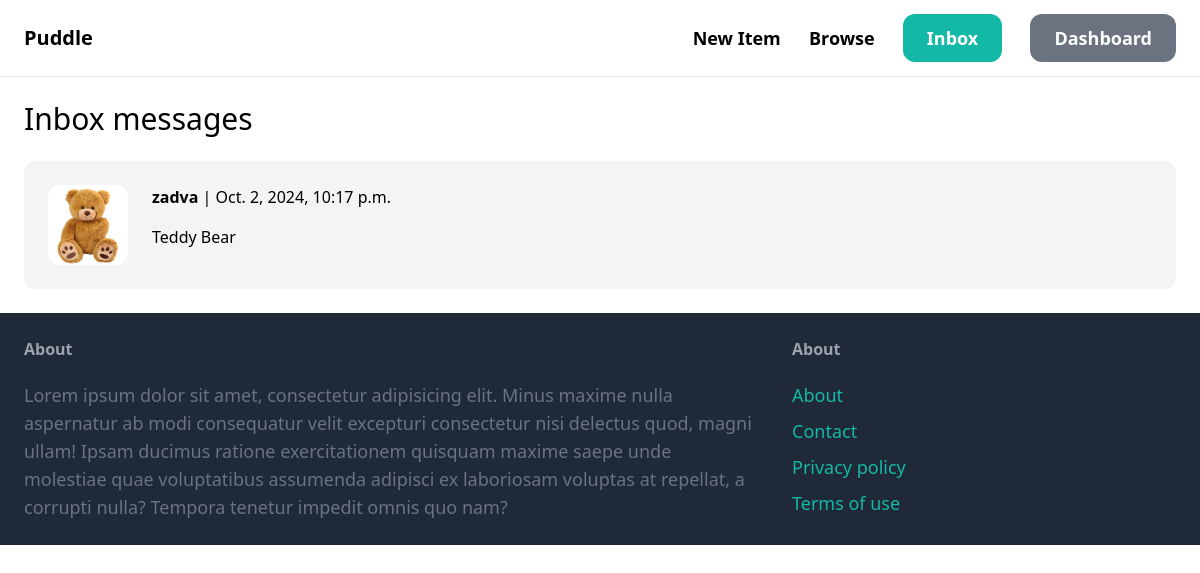
The page /inbox/ (signed in) on the database its author committed.
### conversation/models.py (models this page shows)
class Conversation(models.Model):
    item = models.ForeignKey(Item, related_name='conversations', on_delete=models.CASCADE)
    members = models.ManyToManyField(User, related_name='conversations')
    created_at = models.DateTimeField(auto_now_add=True)
    modified_at = models.DateTimeField(auto_now=True)
    class Meta:
        ordering = ('-modified_at',)

### item/models.py (models this page shows, shortened)
class Item(models.Model):
    category = models.ForeignKey(Category, related_name='items', on_delete=models.CASCADE)
    name = models.CharField(max_length=255)
    description = models.TextField(blank=True, null=True)
    price = models.FloatField()
    image = models.ImageField(upload_to='item_images', blank=True, null=True)
    is_sold = models.BooleanField(default=False)
    created_by = models.ForeignKey(User, related_name='items', on_delete=models.CASCADE)
    created_at = models.DateTimeField(auto_now_add=True)

### conversation/views.py (the view)
# urls.py: path('', views.inbox, name='inbox'),
@login_required
def inbox(request):
     conversations = Conversation.objects.filter(members__in=[request.user.id])
     return render(request, 'conversation/inbox.html', {
         'conversations':conversations
     })

### conversation/templates/conversation/inbox.html (shortened to what this page needs)
{% extends 'core/base.html' %}
{% block content %}
    <h1 class="mb-6 text-3xl">Inbox messages</h1>
    <div class="space-y-6">
        {% for conversation in conversations %}
            <a href="{% url 'conversation:detail' conversation.id %}">
                <div class="p-6 flex bg-gray-100 rounded-xl">
                    <div class="pr-6">
                        <img src="{{ conversation.item.image.url }}" alt="Item image" class="w-20 rounded-xl">
                    </div>
                    <div>
                        {% for member in conversation.members.all %}
                            {% if member != request.user %}
                                <p class="mb-4"><strong>{{ member.username }}</strong> | {{ conversation.modified_at }}</p>
                                <p>{{ conversation.item.name }}</p>
                            {% endif %}
                        {% endfor %}
                    </div>
                </div>
            </a>
        {% endfor %}
    </div>
{% endblock %}

### rows shown on the page
Conversation: item.image (picture), modified_at "Oct. 2, 2024, 10:17 p.m.", item.name "Teddy Bear"

### other values the page prints
{{ member.username }} "zadva"
